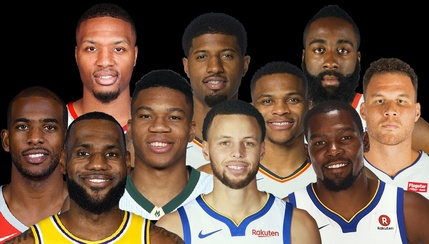
#> input picture Python/C_Data/morePlayers.jpg, 429 x 244 px, shrunk from 1200 x 683 before the run
$ python faceDetector.py
#> lines starting #> are read from the running program, lines starting #| are printed output that depends on the picture; after the words box and inside, x2 and y2 are one past the last pixel; in counts of white or black regions, pixels touching at a corner belong together
#Goal to Detect faces from a picture
import cv2
from C_Data.configs import *

#The Haar Classifiers
faceCascade = cv2.CascadeClassifier(configs.HAAR_FACE)
eyeCascade = cv2.CascadeClassifier(configs.HAAR_EYE)

img = cv2.imread(configs.MORE_PLAYERS)
#> img is the input picture: shape (244, 429, 3); mean B, G, R 67.6, 82.8, 106

faces = faceCascade.detectMultiScale(img, 1.2, 2)
#> faces = [[251, 77, 60, 60], [73, 24, 66, 66], [180, 28, 72, 72], [356, 78, 68, 68], [129, 93, 62, 62], [6, 102, 63, 63], [206, 121, 60, 60], [295, 18, 75, 75], [60, 124, 75, 75]]

print('Faces found: ', len(faces))
#| Faces found:  9
print('The image height, width, and channel: ', img.shape)
#| The image height, width, and channel:  (244, 429, 3)
print('the coordinates of each face detected: ', faces)
#| the coordinates of each face detected:  [[251  77  60  60]
#|  [ 73  24  66  66]
#|  [180  28  72  72]
#|  [356  78  68  68]
#|  [129  93  62  62]
#|  [  6 102  63  63]
#|  [206 121  60  60]
#|  [295  18  75  75]
#|  [ 60 124  75  75]]

#loop over the faces
for (x,y,w,h) in faces:
    cv2.rectangle(img, (x,y), (x+w, y+h), (0,255,0), 2)
    roiFace = img[y:y+h, x:x+w]
    eyes = eyeCascade.detectMultiScale(roiFace, 1.2, 3)
    for (ex, ey, ew, eh) in eyes:
        cv2.rectangle(roiFace, (ex,ey), (ex+ew, ey+eh), (255,0,0), 2)
#> this loop made 9 passes
#> (x, y, w, h, eyes) on passes 2, 6, 8, 9: (73, 24, 66, 66, [[34, 14, 22, 22]]), (6, 102, 63, 63, [[7, 14, 21, 21], [32, 14, 23, 23]]), (295, 18, 75, 75, [[13, 22, 21, 21]]), (60, 124, 75, 75, [[11, 19, 21, 21], [41, 20, 21, 21]])
#> pass 1, `roiFace = img[y:y+h, x:x+w]`:
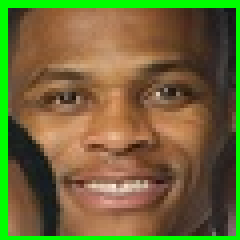
#> roiFace: shape (60, 60, 3) (shown 4 times larger); mean B, G, R 56.2, 104.2, 111.8
#> pass 2, `roiFace = img[y:y+h, x:x+w]`:
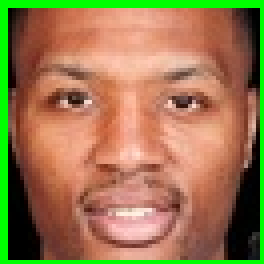
#> roiFace: shape (66, 66, 3) (shown 4 times larger); mean B, G, R 78.9, 120.9, 153.4
#> pass 3, `roiFace = img[y:y+h, x:x+w]`:
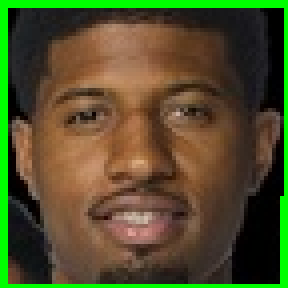
#> roiFace: shape (72, 72, 3) (shown 4 times larger); mean B, G, R 41.6, 79.2, 80.2
#> after the loop:
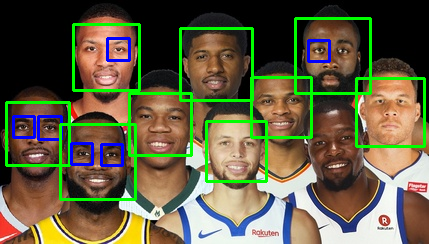
#> img: shape (244, 429, 3); 8.09% of pixels changed, all inside (x1, y1, x2, y2) = (5, 17, 426, 201)
#> after the loop:
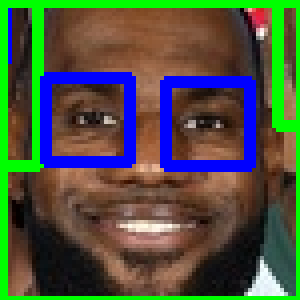
#> roiFace: shape (75, 75, 3) (shown 4 times larger); mean B, G, R 64.5, 83.9, 76.9

#show image
cv2.imshow('image', img)
cv2.waitKey(0)
cv2.destroyAllWindows()
